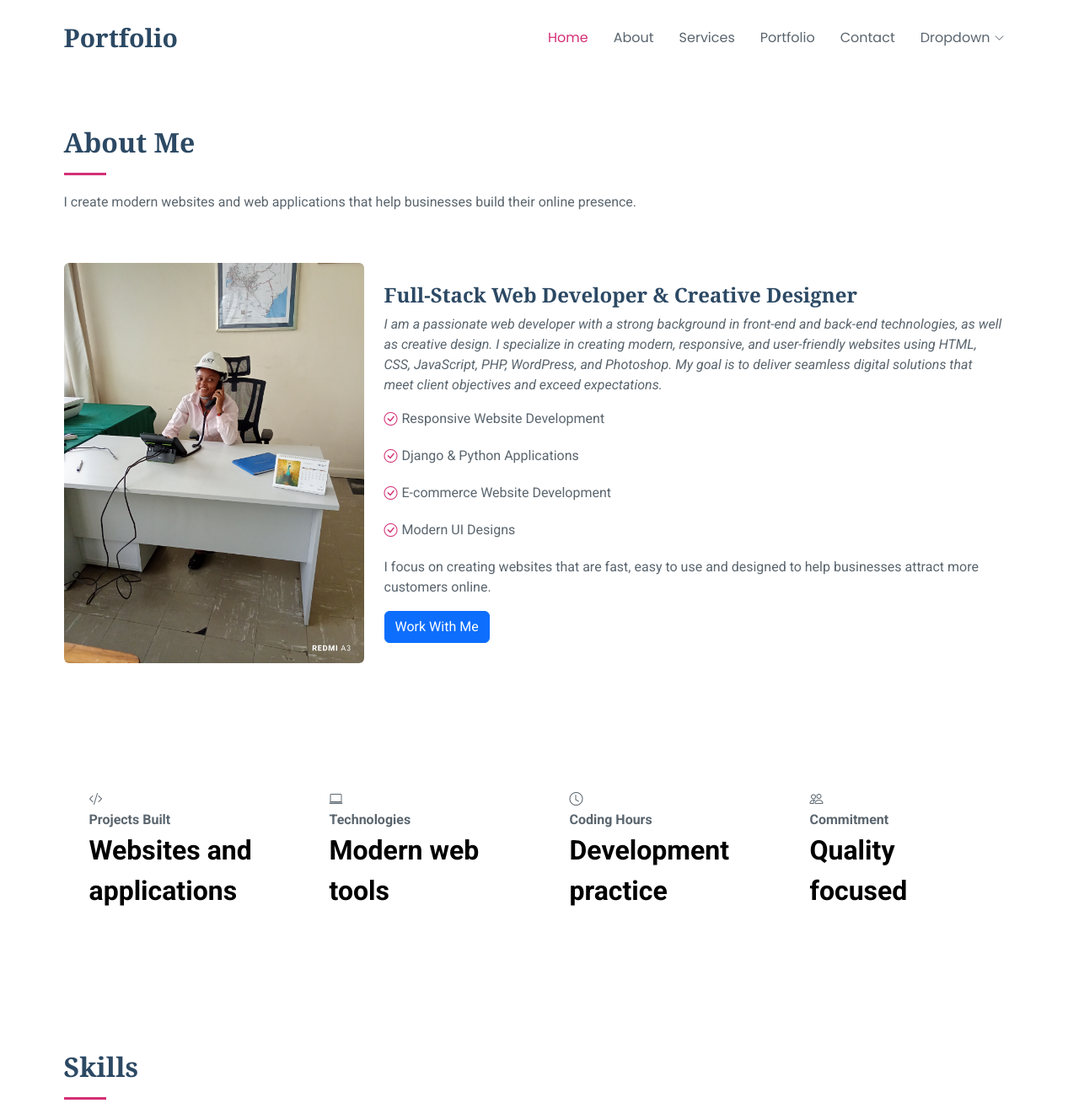
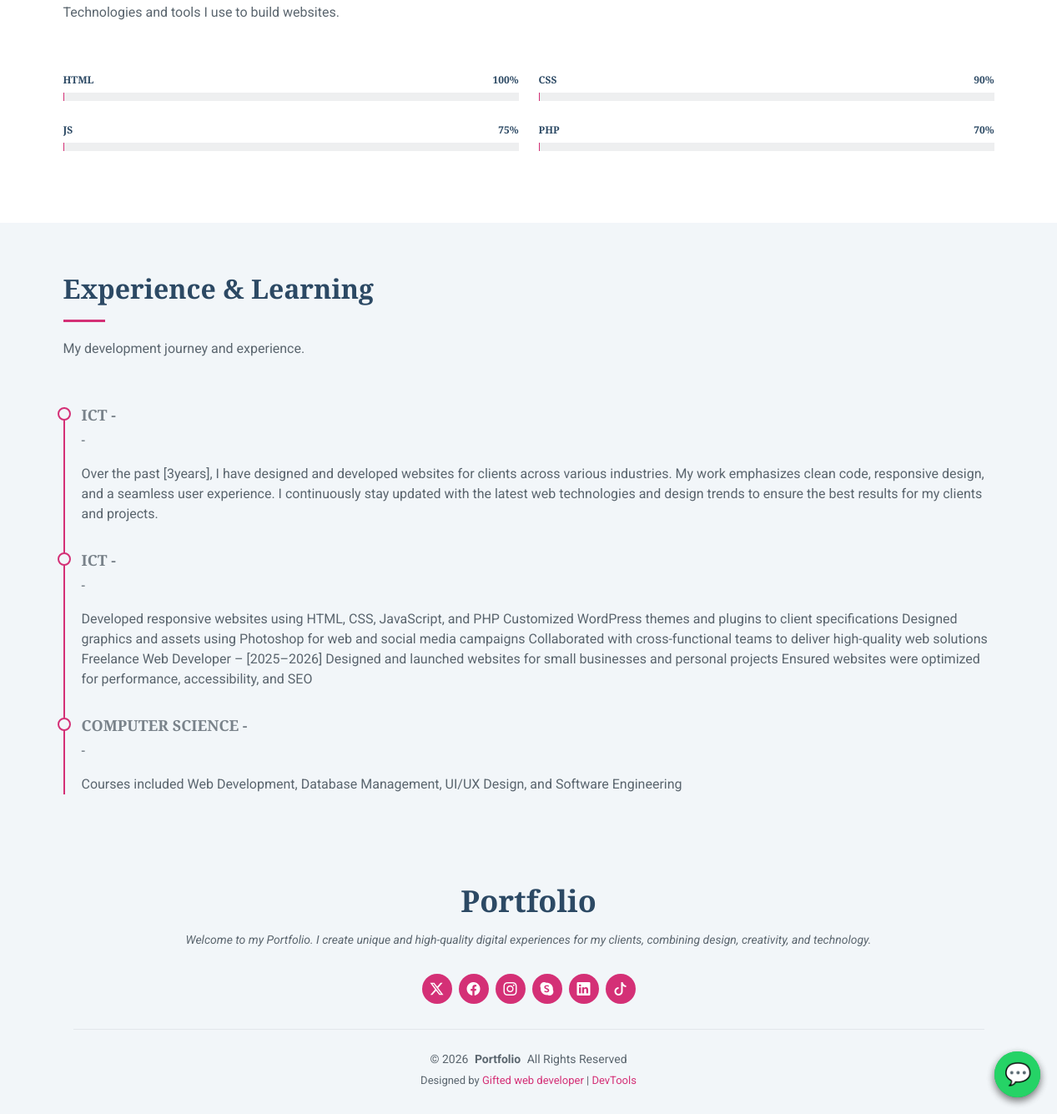
The page /about/ on the database its author committed (2 pictures, top to bottom).
### myapp/models.py (models this page shows, shortened)
class AboutSection(models.Model):
    heading = models.CharField(max_length=200)
    subtitle = models.TextField()
    description = models.TextField(blank=True)
    birthday = models.CharField(max_length=50, blank=True)
    website = models.CharField(max_length=100, blank=True)
    phone = models.CharField(max_length=50, blank=True)
    city = models.CharField(max_length=100, blank=True)
    age = models.CharField(max_length=10, blank=True)
    degree = models.CharField(max_length=50, blank=True)
    email = models.CharField(max_length=100, blank=True)
    freelance = models.CharField(max_length=50, blank=True)
    image = models.ImageField(upload_to='about/', blank=True, null=True)
    skill_html = models.IntegerField(default=0)
    skill_css = models.IntegerField(default=0)
    skill_js = models.IntegerField(default=0)
    skill_php = models.IntegerField(default=0)
    skill_wordpress = models.IntegerField(default=0)
    skill_photoshop = models.IntegerField(default=0)
    summary = models.TextField(blank=True)
    education = models.TextField(blank=True)
    experience = models.TextField(blank=True)
    created_at = models.DateTimeField(auto_now_add=True)
    from django.db import models

class Skill(models.Model):
    name = models.CharField(max_length=100)
    percent = models.PositiveIntegerField(default=0)  # for progress bar %
    from django.db import models

class ResumeEntry(models.Model):
    title = models.CharField(max_length=200)
    degree = models.CharField(max_length=200, blank=True)
    company = models.CharField(max_length=200, blank=True)
    start_year = models.CharField(max_length=10, blank=True)
    end_year = models.CharField(max_length=10, blank=True)
    description = models.TextField(blank=True)
    type = models.CharField(max_length=50, choices=[('education', 'Education'), ('experience', 'Experience')])

### myapp/views.py (the view)
# urls.py: path('about/', views.about, name='about'),
def about(request):
    about_section = AboutSection.objects.first()
    skills = Skill.objects.all()
    resume_entries = ResumeEntry.objects.all()
    context = {
        'about': about_section,
        'skills': skills,
        'resume_entries': resume_entries,
    }
    return render(request, 'myapp/about.html', context)

### templates/myapp/about.html (shortened to what this page needs)
{% extends "myapp/base.html" %}
{% load static %}
{% block content %}
<section id="about" class="about section">
<div class="container section-title" data-aos="fade-up">
<h2>About Me</h2>
<p>
I create modern websites and web applications that help businesses build their online presence.
</p>
</div>
<div class="container" data-aos="fade-up">
<div class="row gy-4 align-items-center">
<div class="col-lg-4">
{% if about and about.image %}
<img src="{{ about.image.url }}"
class="img-fluid rounded"
alt="Profile">
{% else %}
<img src="{% static 'assets/img/profile-img.jpg' %}"
class="img-fluid rounded"
alt="Profile">
{% endif %}
</div>
<div class="col-lg-8 content">
<h2>
{% if about %}
{{ about.heading }}
{% else %}
Full Stack Web Developer
{% endif %}
</h2>
<p class="fst-italic">
{% if about %}
{{ about.description }}
{% else %}
I specialize in building responsive websites, Django applications and online solutions for businesses.
{% endif %}
</p>
<ul>
<li>
<i class="bi bi-check-circle"></i>
Responsive Website Development
</li>
<li>
<i class="bi bi-check-circle"></i>
Django & Python Applications
</li>
<li>
<i class="bi bi-check-circle"></i>
E-commerce Website Development
</li>
<li>
<i class="bi bi-check-circle"></i>
Modern UI Designs
</li>
</ul>
<p>
I focus on creating websites that are fast, easy to use and designed to help businesses attract more customers online.
</p>
<a href="{% url 'contact' %}" class="btn btn-primary">
Work With Me
</a>
</div>
</div>
</div>
</section>
<section id="stats" class="stats section">
<div class="container" data-aos="fade-up">
<div class="row gy-4">
<div class="col-lg-3 col-md-6">
<div class="stats-item">
<i class="bi bi-code-slash"></i>
<p>
<strong>Projects Built</strong>
<span>Websites and applications</span>
</p>
</div>
</div>
<div class="col-lg-3 col-md-6">
<div class="stats-item">
<i class="bi bi-laptop"></i>
<p>
<strong>Technologies</strong>
<span>Modern web tools</span>
</p>
</div>
</div>
<div class="col-lg-3 col-md-6">
<div class="stats-item">
<i class="bi bi-clock"></i>
<p>
<strong>Coding Hours</strong>
<span>Development practice</span>
</p>
</div>
</div>
<div class="col-lg-3 col-md-6">
<div class="stats-item">
<i class="bi bi-people"></i>
<p>
<strong>Commitment</strong>
<span>Quality focused</span>
</p>
</div>
</div>
</div>
</div>
</section>
<section id="skills" class="skills section">
<div class="container section-title">
<h2>Skills</h2>
<p>
Technologies and tools I use to build websites.
</p>
</div>
<div class="container">
<div class="row skills-content">
{% for skill in skills %}
<div class="col-lg-6">
<div class="progress">
<span class="skill">
{{ skill.name }}
<i class="val">
{{ skill.percent }}%
</i>
</span>
<div class="progress-bar-wrap">
</div>
</div>
</div>
{% empty %}
<p>
No skills added yet.
</p>
{% endfor %}
</div>
</div>
</section>
<section id="resume" class="resume section light-background">
<div class="container section-title">
<h2>Experience & Learning</h2>
<p>
My development journey and experience.
</p>
</div>
<div class="container">
{% for entry in resume_entries %}
<div class="resume-item">
<h4>
{{ entry.degree }} - {{ entry.institution }}
</h4>
<p>
{{ entry.start_date }} - {{ entry.end_date }}
</p>
<p>
{{ entry.description }}
</p>
</div>
{% empty %}
<p>
No experience added yet.
</p>
{% endfor %}
</div>
</section>
{% endblock %}

### static/assets/css/alice-main.css (style rules this page uses)
:root { --default-font: "Roboto", system-ui, -apple-system, "Segoe UI", Roboto, "Helvetica Neue", Arial, "Noto Sans", "Liberation Sans", sans-serif, "Apple Color Emoji", "Segoe UI Emoji", "Segoe UI Symbol", "Noto Color Emoji"; --heading-font: "Playfair Display", sans-serif; --nav-font: "Poppins", sans-serif; }
:root { --background-color: #ffffff; --default-color: #5a656e; --heading-color: #2c4964; --accent-color: #d43076; --surface-color: #ffffff; --contrast-color: #ffffff; }
:root { --nav-color: #5a656e; --nav-hover-color: #d43076; --nav-mobile-background-color: #ffffff; --nav-dropdown-background-color: #ffffff; --nav-dropdown-color: #5a656e; --nav-dropdown-hover-color: #d43076; }
.light-background { --background-color: #f2f6f9; --surface-color: #ffffff; }
:root { scroll-behavior: smooth; }
body { color: var(--default-color); background-color: var(--background-color); font-family: var(--default-font); }
a { color: var(--accent-color); text-decoration: none; transition: 0.3s; }
h1, h2, h3, h4, h5, h6 { color: var(--heading-color); font-family: var(--heading-font); }
section, .section { color: var(--default-color); background-color: var(--background-color); padding: 60px 0; scroll-margin-top: 90px; overflow: clip; }
.section-title { padding-bottom: 60px; position: relative; }
.section-title h2 { font-size: 32px; font-weight: 700; margin-bottom: 20px; padding-bottom: 20px; position: relative; }
.section-title h2:after { content: ""; position: absolute; display: block; width: 50px; height: 3px; background: var(--accent-color); left: 0; right: 0; bottom: 0; }
.section-title p { margin-bottom: 0; }
.about .content h2 { font-weight: 700; font-size: 24px; }
.about .content ul { list-style: none; padding: 0; }
.about .content ul li { margin-bottom: 20px; display: flex; align-items: center; }
.about .content ul i { font-size: 16px; margin-right: 5px; color: var(--accent-color); line-height: 0; }
.skills .progress { height: 60px; display: block; background: none; border-radius: 0; }
.skills .progress .skill { color: var(--heading-color); padding: 0; margin: 0 0 6px 0; text-transform: uppercase; display: block; font-weight: 600; font-family: var(--heading-font); }
.skills .progress .skill .val { float: right; font-style: normal; }
.skills .progress-bar-wrap { background: color-mix(in srgb, var(--default-color), transparent 90%); height: 10px; }
.resume .resume-item { padding: 0 0 20px 20px; margin-top: -2px; border-left: 2px solid var(--accent-color); position: relative; }
.resume .resume-item h4 { line-height: 18px; font-size: 18px; font-weight: 600; text-transform: uppercase; color: color-mix(in srgb, var(--default-color), transparent 20%); margin-bottom: 10px; }
.resume .resume-item:last-child { padding-bottom: 0; }
.resume .resume-item::before { content: ""; position: absolute; width: 16px; height: 16px; border-radius: 50px; left: -9px; top: 0; background: var(--background-color); border: 2px solid var(--accent-color); }
.stats-item span { display: inline-block !important; min-width: 20px; font-size: 32px; font-weight: bold; color: #000 !important; opacity: 1 !important; visibility: visible !important; }
.stats-item { padding: 30px; border-radius: 12px; transition: 0.3s ease; }

### rows shown on the page
AboutSection: image (picture), heading "Full-Stack Web Developer & Creative Designer", description "I am a passionate web developer with a strong background in front-end and back-end technologies, as well as creative design. I specialize in creating modern, responsive, and user-friendly websites using HTML, CSS, JavaScript, PHP, WordPress, and Photoshop. My goal is to deliver seamless digital solutions that meet client objectives and exceed expectations."
Skill: name "HTML", percent "100"
Skill: name "CSS", percent "90"
Skill: name "JS", percent "75"
Skill: name "PHP", percent "70"
ResumeEntry: degree "ICT", description "Over the past [3years], I have designed and developed websites for clients across various industries. My work emphasizes clean code, responsive design, and a seamless user experience. I continuously stay updated with the latest web technologies and design trends to ensure the best results for my clients and projects."
ResumeEntry: degree "ICT", description "Developed responsive websites using HTML, CSS, JavaScript, and PHP Customized WordPress themes and plugins to client specifications Designed graphics and assets using Photoshop for web and social media campaigns Collaborated with cross-functional teams to deliver high-quality web solutions Freelance Web Developer – [2025–2026] Designed and launched websites for small businesses and personal projects Ensured websites were optimized for performance, accessibility, and SEO"
ResumeEntry: degree "COMPUTER SCIENCE", description "Courses included Web Development, Database Management, UI/UX Design, and Software Engineering"
